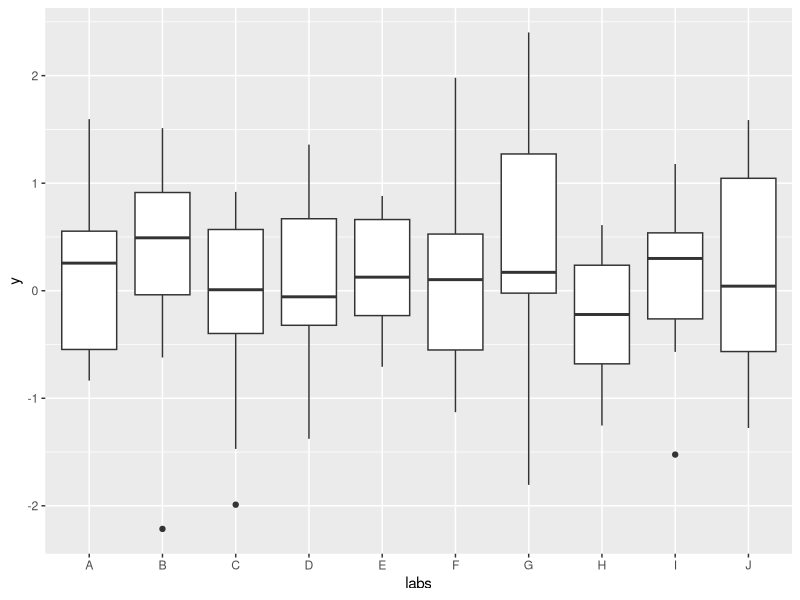
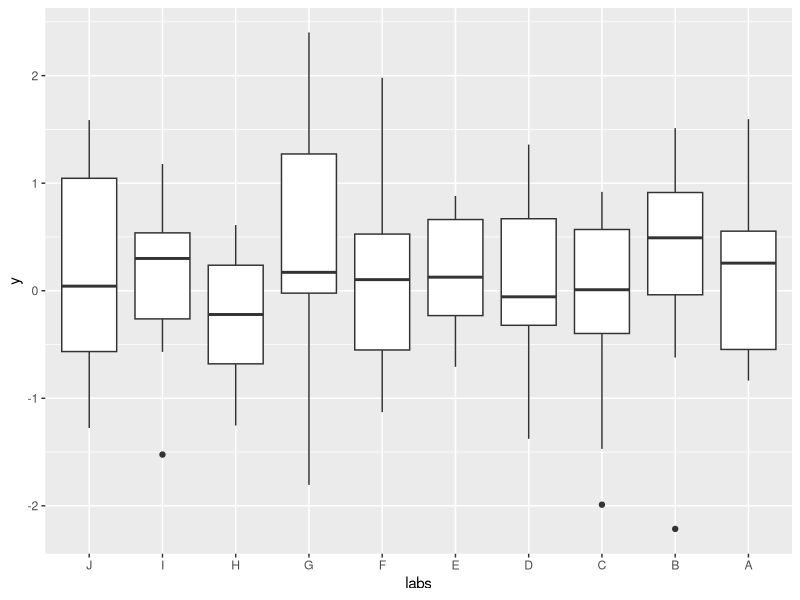

Reproduce these figures in R, in order.
# order a boxplot in ggplot2
library(ggplot2)

# generate some dummy data
set.seed(1)
y <- rnorm(100)
labs <- rep(LETTERS[1:10], each = 10)
dat <- data.frame(y, labs)

# take a look
p <- ggplot(dat, aes(x=labs, y=y))
p <- p + geom_boxplot()
p

# reorder the labs
dat$labs <- factor(dat$labs, levels = LETTERS[10:1])

# take another look


# take a look
p <- ggplot(dat, aes(x=labs, y=y))
p <- p + geom_boxplot()
p